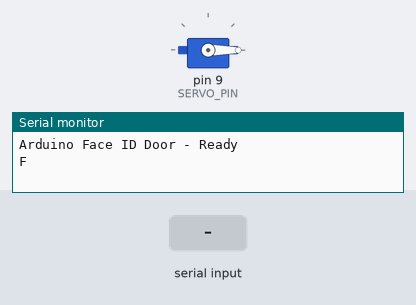
Bench run of a sketch on a simulated Arduino Uno, built with avr-gcc and run on an emulated ATmega328P. Shown: servo, the last lines printed to the serial monitor. The inputs (shaded band) are chosen by the test bench.

Above: at 1.7 s.
1.8 s: "O" received over Serial
At 2.7 s:
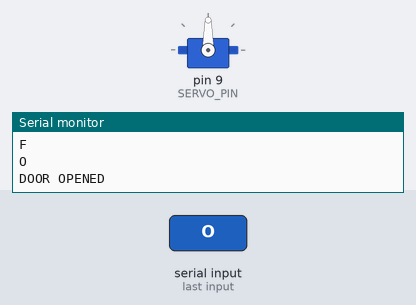
3.3 s: "C" received over Serial
At 3.8 s:
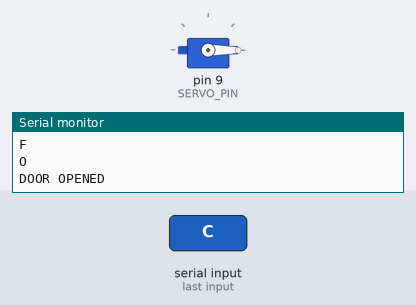
Timing chart, 0 to 6.3 s (numbered marks = the images above; inputs shaded):
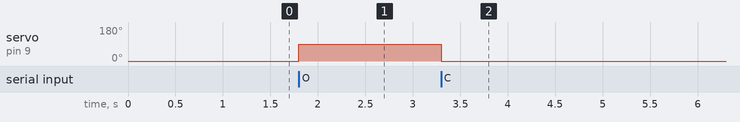

The sketch:

arduino_servo.ino
```cpp
/*
  ========================================
  ARDUINO - Servo Control via Serial
  Face ID Door Controller

  Wiring:
    - Servo Signal → Pin 9
    - Servo VCC    → 5V
    - Servo GND    → GND

  Received Commands:
    'O' → Open the door (servo 90°)
    'C' → Close the door (servo 0°)

  Sent Status:
    'O' → Door is OPEN
    'F' → Door is CLOSED
  ========================================
*/

#include <Servo.h>

Servo doorServo;

const int SERVO_PIN = 9;
const int OPEN_ANGLE = 90;    // Angle for open door
const int CLOSE_ANGLE = 0;     // Angle for closed door

char doorStatus = 'F';  // Track current door status (F = Fermé/Closed, O = Open)

void setup() {
  Serial.begin(9600);
  doorServo.attach(SERVO_PIN);
  doorServo.write(CLOSE_ANGLE);  // Initial position: closed
  delay(500);
  Serial.println("Arduino Face ID Door - Ready");
  Serial.println("F");  // Send initial status
}

void loop() {
  if (Serial.available() > 0) {
    char command = Serial.read();

    if (command == 'O') {
      doorServo.write(OPEN_ANGLE);
      delay(500);  // Wait for servo to move
      if (doorStatus != 'O') {
        doorStatus = 'O';
        Serial.println("O");  // Send status: OPEN
        Serial.println("DOOR OPENED");
      }
    }
    else if (command == 'C' || command == 'F') {
      doorServo.write(CLOSE_ANGLE);
      delay(500);  // Wait for servo to move
      if (doorStatus != 'F') {
        doorStatus = 'F';
        Serial.println("F");  // Send status: FERMÉ/CLOSED
        Serial.println("DOOR CLOSED");
      }
    }
  }
}
```

Measured:
- after the input at 1.8 s, servo on pin 9 (SERVO_PIN): 0° → 90° at once
- after the input at 3.3 s, servo on pin 9 (SERVO_PIN): 90° → 0° at once
